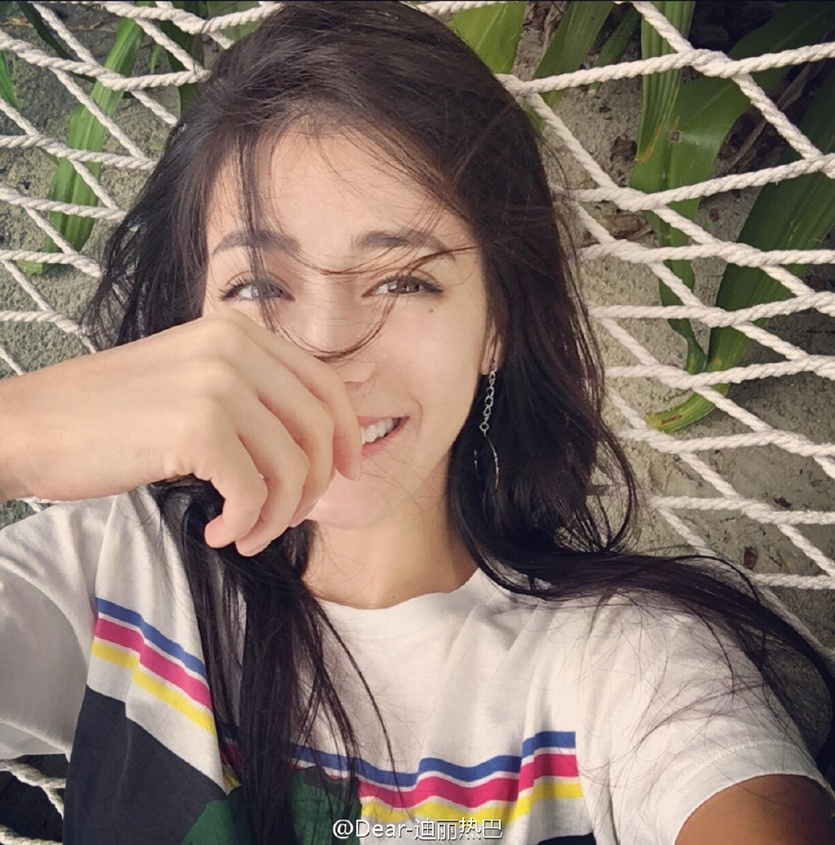
#> input picture tensoflow学习/image_process/beauty.jpg, 835 x 845 px, shrunk from 1481 x 1500 before the run
$ python -i harris.py   (imports and definitions only)
#> lines starting #> are read from the running program, lines starting #| are printed output that depends on the picture
#!/usr/bin/env
#coding:utf-8

""" 全体模块的导入 """
from PIL import Image
from numpy import *
from pylab import *

""" 纯化的，按照需求来导入所需的包，如 """
# import numpy as np
# import matplotlib.pyplot as plt

from scipy.ndimage import filters
def compute_harris_response(im, sigma=3):
    """ 在一幅灰度图像中，对没个像素计算Harris角点检测器响应函数 """

    # 计算导数
    imx = zeros(im.shape)
    filters.gaussian_filter(im, (sigma, sigma), (0, 1), imx)
    imy = zeros(im.shape)
    filters.gaussian_filter(im, (sigma, sigma), (0, 1), imy)

    # 计算Harris矩阵的分量
    wxx = filters.gaussian_filter(imx**2, sigma)
    wxy = filters.gaussian_filter(imx*imy, sigma)
    wyy = filters.gaussian_filter(imy**2, sigma)

    # 计算特征值和迹
    Wdet = wxx*wxy - wxy**2
    Wtr = wxx + wxy

    return Wdet / Wtr

def get_harris_points(harrism, min_dist=10, threshold=0.1):
    """ 从一幅Harris响应图像中返回角点， min_dist为分割角点和图像边界的最少像素数目 """

    # 寻找高于阈值的候选角点
    corner_threshold = harrism.max() * threshold
    harrism_t = (harrism > corner_threshold)*1

    # 得到候选点的坐标
    coords = array(harrism_t.nonzero()).T

    # 以及他们的Harris响应值
    candidate_values = [harrism[c[0],c[1]] for c in coords]

    # 对候选点按照Harris响应值进行排序
    index = argsort(candidate_values)

    # 将可行点多位置保存到数组中
    allowws_locations = zeros(harrism.shape)
    allowws_locations[min_dist:-min_dist, min_dist:-min_dist] = 1

    # 按照 min_dist 原则，选择最佳 Harris 点
    filtered_coords = []
    for i in index:
        if allowws_locations[coords[i, 0], coords[i, 1]] == 1:
            filtered_coords.append(coords[i])
            allowws_locations[(coords[i,0]-min_dist):(coords[i,0]+min_dist), \
                    (coords[i,1]-min_dist):(coords[i,1]+min_dist)] = 0

    return filtered_coords

def plot_harris_points(image, filtered_coords):
    """ 绘制图像中检测到的角点 """

    figure()
    gray()
    imshow(image)
    plot([p[1] for p in filtered_coords], [p[0] for p in filtered_coords], '*')
    axis('off')
    show()

>>> import cv2
>>> picture = cv2.imread('../../../tensoflow学习/image_process/beauty.jpg', cv2.IMREAD_GRAYSCALE)
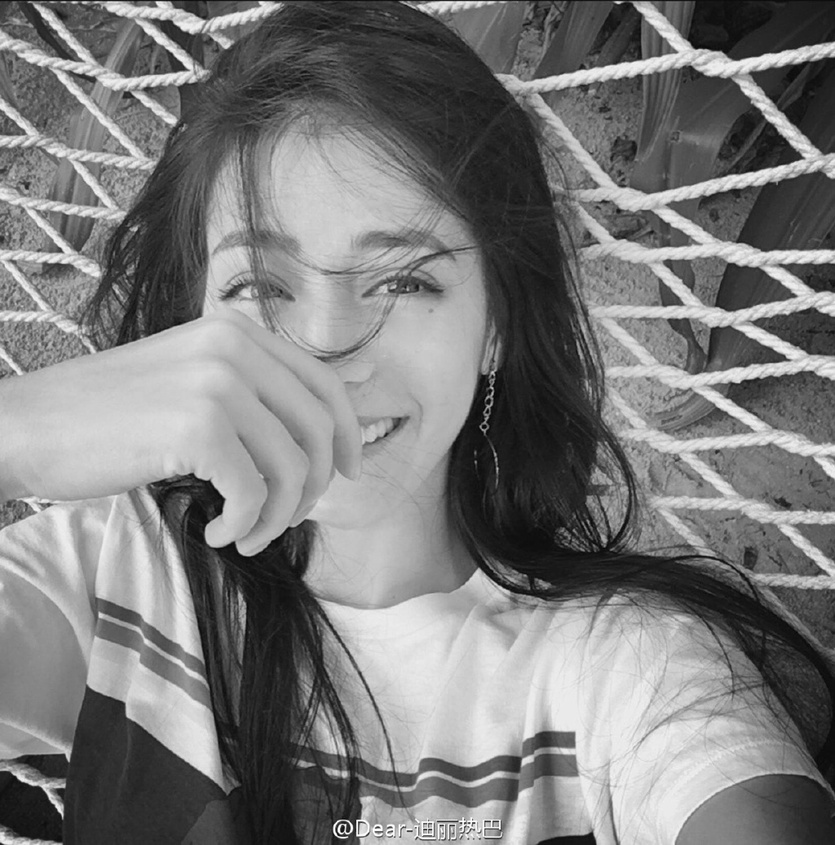
#> picture: shape (845, 835); min 4, max 255, mean 122.7
>>> result = compute_harris_response(picture)
#> result: shape (845, 835) float64; every value is 0
